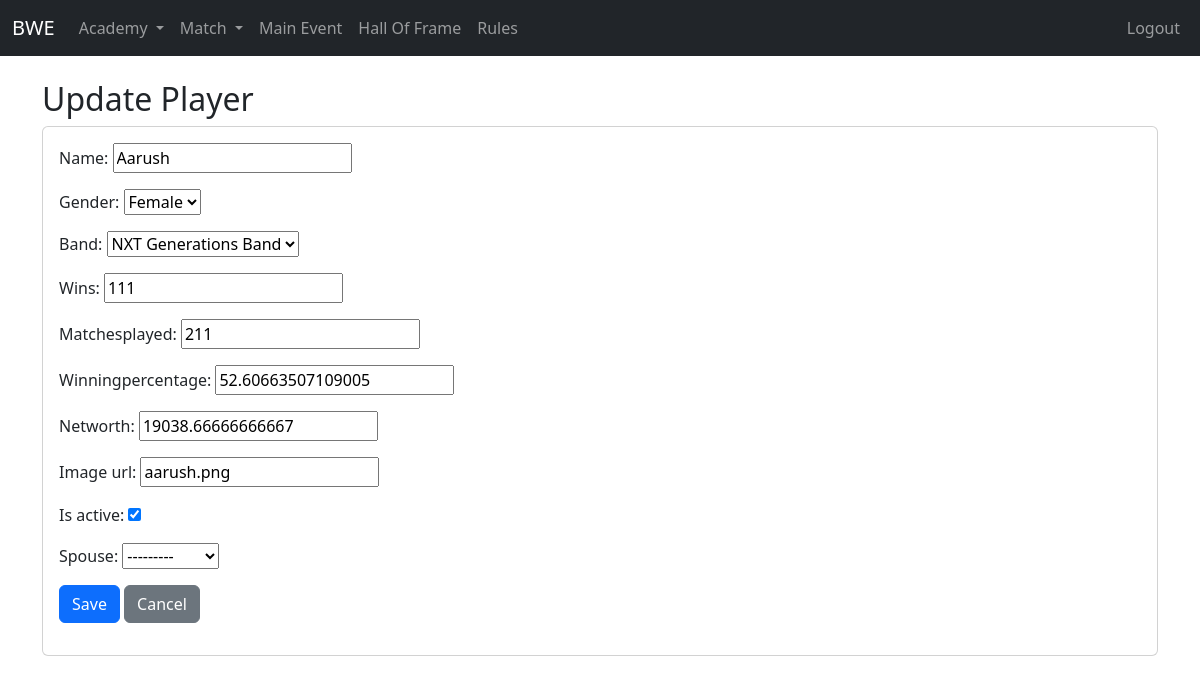
Before: /academy/players/58/edit/ (signed in) with the older database file.
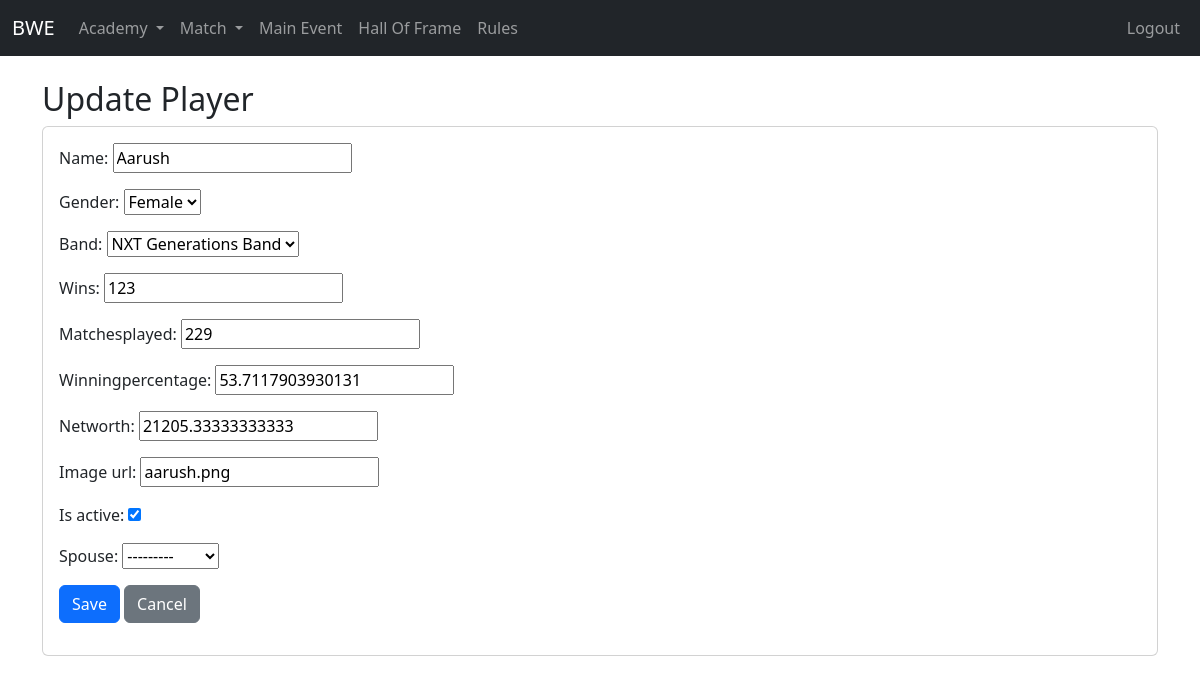
After: the same page with the newer database file.
### academy/models.py (models this page shows, shortened)
class Player(models.Model):
    GENDER_CHOICES = [
        ('Male', 'Male'),
        ('Female', 'Female'),
    ]
    name = models.CharField(max_length=200)
    gender = models.CharField(max_length=10, choices=GENDER_CHOICES)
    band = models.ForeignKey(Band, on_delete=models.CASCADE, related_name='player_band')
    wins = models.PositiveIntegerField(default=0)
    matchesplayed = models.PositiveIntegerField(default=0)
    winningpercentage = models.FloatField(default=0)
    networth = models.FloatField(default=0)
    image_url = models.CharField(max_length=120, null=True, blank=True)
    is_active = models.BooleanField(default=True)
    objects = ActivePlayerManager()
    all_objects = models.Manager()
    spouse = models.OneToOneField(
        'self',
        on_delete=models.SET_NULL,
        null=True,
        blank=True,
        related_name="partner"
    )
    def __str__(self):
        return self.name

class Band(models.Model):
    name = models.CharField(max_length=200)
    networth = models.FloatField(default=0)
    image_url = models.CharField(max_length=120, null=True, blank=True)
    emoji = models.CharField(max_length=5, null=True, blank=True)
    def __str__(self):
        return self.name

### academy/views.py (the view)
# urls.py: path('players/<int:pk>/edit/', views.player_update, name='player-update'),
@login_required
def player_update(request, pk):
    form_name = "Update Player"
    player = get_object_or_404(Player.all_objects, pk=pk)
    if request.method == "POST":
        form = PlayerForm(request.POST, instance=player)
        if form.is_valid():
            form.save()
            return redirect('player-list')
    else:
        form = PlayerForm(instance=player)
    return render(request, 'form.html', {'form': form, "form_name": form_name, 'list_url': reverse('player-list'), })

### academy/forms.py
class PlayerForm(forms.ModelForm):
    class Meta:
        model = Player
        fields = '__all__'

### templates/form.html
{% extends "base.html" %}
{% block content %}
<h2>{{ form_name }}</h2>
<form method="post" class="card p-3">{% csrf_token %}
  {{ form.as_p }}
  <p>
    <button type="submit" class="btn btn-primary">Save</button>
    <a href="{{ list_url }}" class="btn btn-secondary">Cancel</a>
  </p>
</form>
{% endblock %}

Changed rows visible on the page:
changed Player "Female": wins "111" → "123"; matchesplayed "211" → "229"; winningpercentage "52.60663507109005" → "53.7117903930131"; networth "19038.66666666667" → "21205.33333333333"
